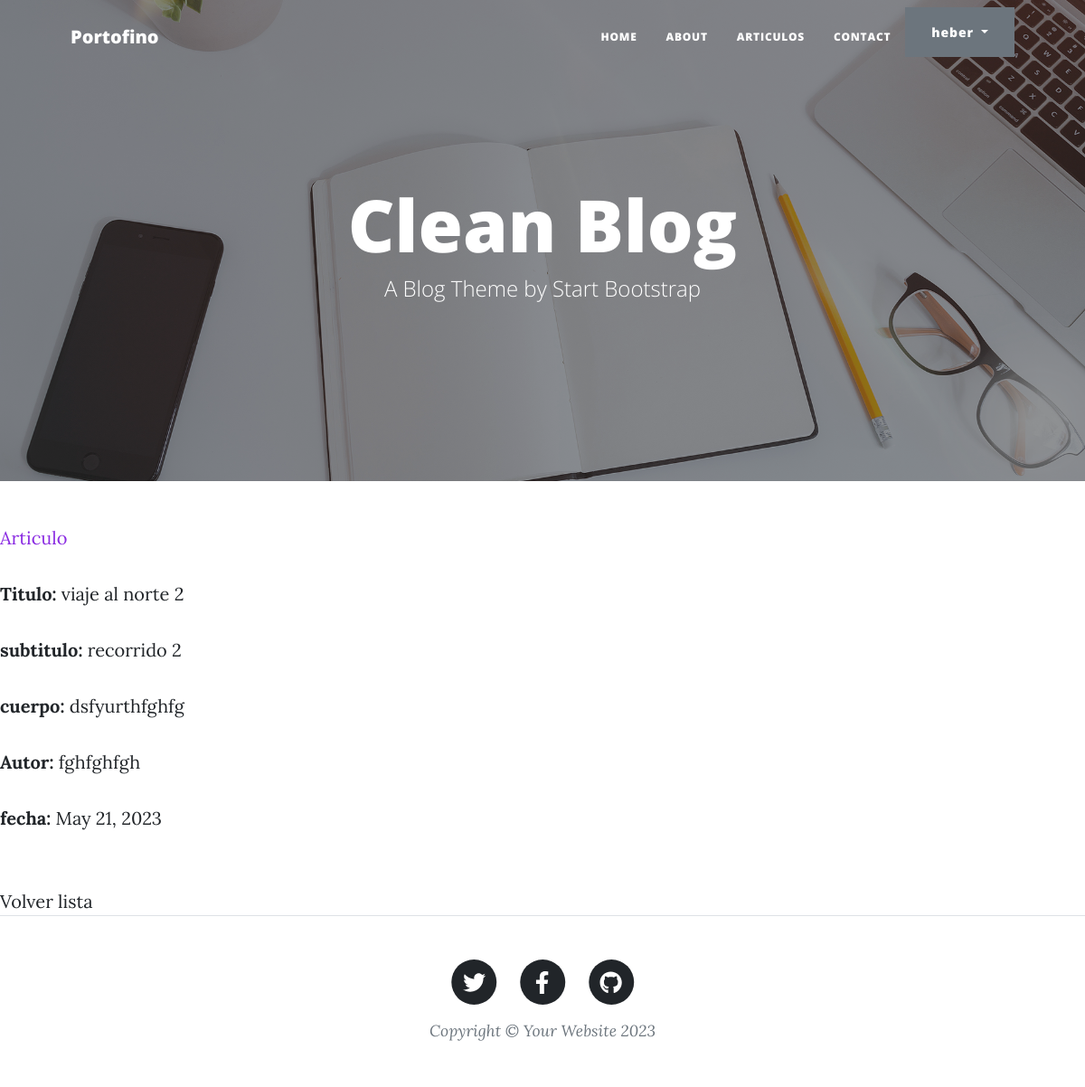
/AppBlog/ariculo/6/ (signed in), run on the app's committed database.
### AppBlog/models.py (models this page shows)
class Articulo(models.Model):
    titulo = models.CharField(max_length=64)
    subtitulo= models.CharField(max_length=150)
    cuerpo= models.TextField()
    Autor = models.CharField(max_length=64)
    fecha= models.DateField(null=True)
    creador = models.ForeignKey(User, on_delete=models.SET_NULL, null=True)

### AppBlog/views.py (the view)
# urls.py: path('ariculo/<int:pk>/', views.ArticuloDetailView.as_view(), name="articulo"),
class ArticuloDetailView(LoginRequiredMixin, DetailView):
   model = Articulo
   success_url = reverse_lazy('ListaArticulos')

### AppBlog/templates/AppBlog/articulo_detail.html
{% extends "AppBlog/padre.html" %}
{% load static %}
{% block contenidoQueCambia %}
    <p style="color:blueviolet"> Articulo </p>
    <p>
        <strong>Titulo:</strong> {{object.titulo}}
       </p>
       <p>
        <strong>subtitulo:</strong> {{object.subtitulo}}
       </p>
       <p>
        <strong>cuerpo:</strong> {{object.cuerpo}}
       </p>
       <p>
        <strong>Autor:</strong> {{object.Autor}}
       </p>
       <p>
        <strong>fecha:</strong> {{object.fecha}}
    </p>
    <br>
    <a href="{% url 'ListaArticulos' %}">Volver lista</a>
{% endblock %}

### AppBlog/templates/AppBlog/padre.html (shortened to what this page needs)
{% load static %}
<!DOCTYPE html>
<html lang="en">
    <head>
        {% load static %}
        <link href="{% static 'css/styles.css' %}" rel="stylesheet" />
    </head>
    <body>
        <nav class="navbar navbar-expand-lg navbar-light" id="mainNav">
            <div class="container px-4 px-lg-5">
                <a class="navbar-brand" href="{% url 'home' %}">Portofino</a>
                <div class="collapse navbar-collapse" id="navbarResponsive">
                    <ul class="navbar-nav ms-auto py-4 py-lg-0">
                        <li class="nav-item"><a class="nav-link px-lg-3 py-3 py-lg-4" href="{% url 'home' %}">Home</a></li>
                        <li class="nav-item"><a class="nav-link px-lg-3 py-3 py-lg-4" href="{% url 'about' %}">About</a></li>
                        <li class="nav-item"><a class="nav-link px-lg-3 py-3 py-lg-4" href="{% url 'ListaArticulos' %}">Articulos</a></li>
                        <li class="nav-item"><a class="nav-link px-lg-3 py-3 py-lg-4" href="contact.html">Contact</a></li>
                        {% if user.is_authenticated %}
                        <div class="dropdown">
                            <button class="btn btn-secondary dropdown-toggle" type="button" id="dropdownMenuButton1" data-bs-toggle="dropdown" aria-expanded="false">
                                <div style="display: inline-flex;">
                                    <span>{{ user.username }}</span>
                                </div>
                            </button>
                            </div>
                        </div>
                        {% else %}
                        <li class="nav-item"><a type="button" class="btn btn-dark" href="{% url 'login' %}">Iniciar Sesion</a></li>
                        <li class="nav-item"><a type="button" class="btn btn-primary" href="{% url 'registro' %}">Registrarme</a></li>
                        {% endif %}
                </div>
        </nav>
        <header class="masthead" style="background-image: url('assets/img/home-bg.jpg')">
            <div class="container position-relative px-4 px-lg-5">
                <div class="row gx-4 gx-lg-5 justify-content-center">
                    <div class="col-md-10 col-lg-8 col-xl-7">
                        <div class="site-heading">
                            <h1>Clean Blog</h1>
                            <span class="subheading">A Blog Theme by Start Bootstrap</span>
                        </div>
                    </div>
                </div>
            </div>
        </header>
        {% block contenidoQueCambia %}
        {% endblock %}
        <footer class="border-top">
            <div class="container px-4 px-lg-5">
                <div class="row gx-4 gx-lg-5 justify-content-center">
                    <div class="col-md-10 col-lg-8 col-xl-7">
                        <ul class="list-inline text-center">
                            <li class="list-inline-item">
                                <a href="#!">
                                    <span class="fa-stack fa-lg">
                                        <i class="fas fa-circle fa-stack-2x"></i>
                                        <i class="fab fa-twitter fa-stack-1x fa-inverse"></i>
                                    </span>
                                </a>
                            </li>
                            <li class="list-inline-item">
                                <a href="#!">
                                    <span class="fa-stack fa-lg">
                                        <i class="fas fa-circle fa-stack-2x"></i>
                                        <i class="fab fa-facebook-f fa-stack-1x fa-inverse"></i>
                                    </span>
                                </a>
                            </li>
                            <li class="list-inline-item">
                                <a href="#!">
                                    <span class="fa-stack fa-lg">
                                        <i class="fas fa-circle fa-stack-2x"></i>
                                        <i class="fab fa-github fa-stack-1x fa-inverse"></i>
                                    </span>
                                </a>
                            </li>
                        </ul>
                        <div class="small text-center text-muted fst-italic">Copyright &copy; Your Website 2023</div>
                    </div>
                </div>
            </div>
        </footer>
    </body>
</html>

### data on the page
Articulo: titulo "viaje al norte 2", subtitulo "recorrido 2", cuerpo "dsfyurthfghfg", Autor "fghfghfgh", fecha "May 21, 2023"

### other printed values
{{ user.username }} "heber"
